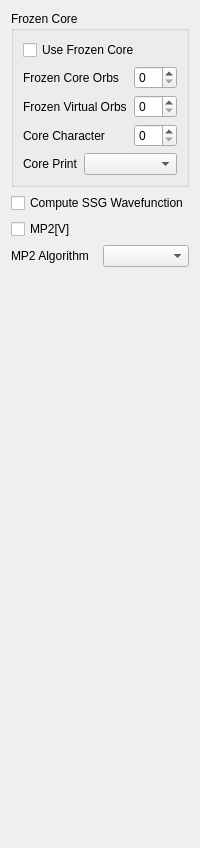
          <widget class="QWidget" name="AdvancedPostHartreeFock">
           <layout class="QVBoxLayout" name="verticalLayout_19">
            <item>
             <widget class="QGroupBox" name="groupBox_3">
              <property name="title">
               <string>Frozen Core</string>
              </property>
              <layout class="QVBoxLayout" name="verticalLayout_17">
               <item>
                <widget class="QCheckBox" name="qui_frozen_core">
                 <property name="text">
                  <string>Use Frozen Core</string>
                 </property>
                </widget>
               </item>
               <item>
                <layout class="QGridLayout">
                 <item row="3" column="0">
                  <widget class="QLabel" name="label_93">
                   <property name="text">
                    <string>Core Print</string>
                   </property>
                  </widget>
                 </item>
                 <item row="3" column="1" colspan="2">
                  <widget class="QComboBox" name="core_character_print"/>
                 </item>
                 <item row="2" column="2">
                  <widget class="QSpinBox" name="core_character"/>
                 </item>
                 <item row="1" column="2">
                  <widget class="QSpinBox" name="n_frozen_virtual"/>
                 </item>
                 <item row="0" column="2">
                  <widget class="QSpinBox" name="n_frozen_core"/>
                 </item>
                 <item row="1" column="0" colspan="2">
                  <widget class="QLabel" name="label_234">
                   <property name="text">
                    <string>Frozen Virtual Orbs</string>
                   </property>
                  </widget>
                 </item>
                 <item row="0" column="0" colspan="2">
                  <widget class="QLabel" name="label_123">
                   <property name="text">
                    <string>Frozen Core Orbs</string>
                   </property>
                  </widget>
                 </item>
                 <item row="2" column="0" colspan="2">
                  <widget class="QLabel" name="label_92">
                   <property name="text">
                    <string>Core Character</string>
                   </property>
                  </widget>
                 </item>
                </layout>
               </item>
              </layout>
             </widget>
            </item>
            <item>
             <widget class="QCheckBox" name="ssg">
              <property name="text">
               <string>Compute SSG Wavefunction</string>
              </property>
             </widget>
            </item>
            <item>
             <widget class="QCheckBox" name="mp2v">
              <property name="text">
               <string>MP2[V]</string>
              </property>
             </widget>
            </item>
            <item>
             <layout class="QHBoxLayout" name="horizontalLayout">
              <item>
               <widget class="QLabel" name="label_28">
                <property name="text">
                 <string>MP2 Algorithm</string>
                </property>
               </widget>
              </item>
              <item>
               <widget class="QComboBox" name="cd_algorithm"/>
              </item>
             </layout>
            </item>
            <item>
             <spacer name="verticalSpacer_30">
              <property name="orientation">
               <enum>Qt::Vertical</enum>
              </property>
              <property name="sizeHint" stdset="0">
               <size>
                <width>20</width>
                <height>570</height>
               </size>
              </property>
             </spacer>
            </item>
           </layout>
          </widget>
